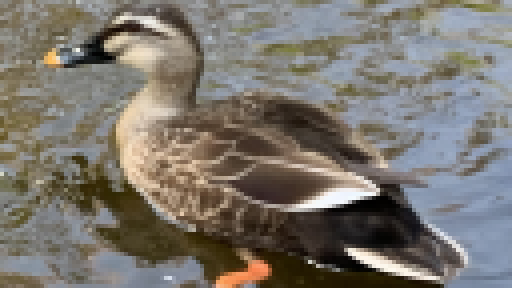
#> input picture READMEcomponents/duck/target.png, 512 x 288 px, found by its file name
$ python qu.py
#> lines starting #> are read from the running program, lines starting #| are printed output that depends on the picture
import numpy as np
from scipy.interpolate import PchipInterpolator as pchip
from concurrent.futures import ProcessPoolExecutor as PPE
import matplotlib.pyplot as plt
import cv2
from tqdm import tqdm
import math

PATH = "READMEcomponents/duck/target.png"

img = cv2.imread(PATH)
#> img is the input picture: shape (288, 512, 3); mean B, G, R 110.1, 117.7, 122.8
# 1/４倍だけ拡大する

new_img = np.zeros((img.shape[0] // 4, img.shape[1] // 4, 3), dtype=np.uint8)
for i in tqdm(range(new_img.shape[0])):
    for j in range(new_img.shape[1]):
        new_img[i, j] = img[i * 4, j * 4]
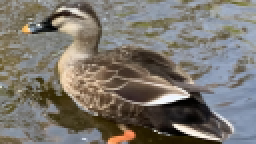
#> new_img: shape (72, 128, 3) (shown 2 times larger); mean B, G, R 110.1, 117.7, 122.8
img = new_img

cv2.imwrite("read.png", img)
print("generation success")
